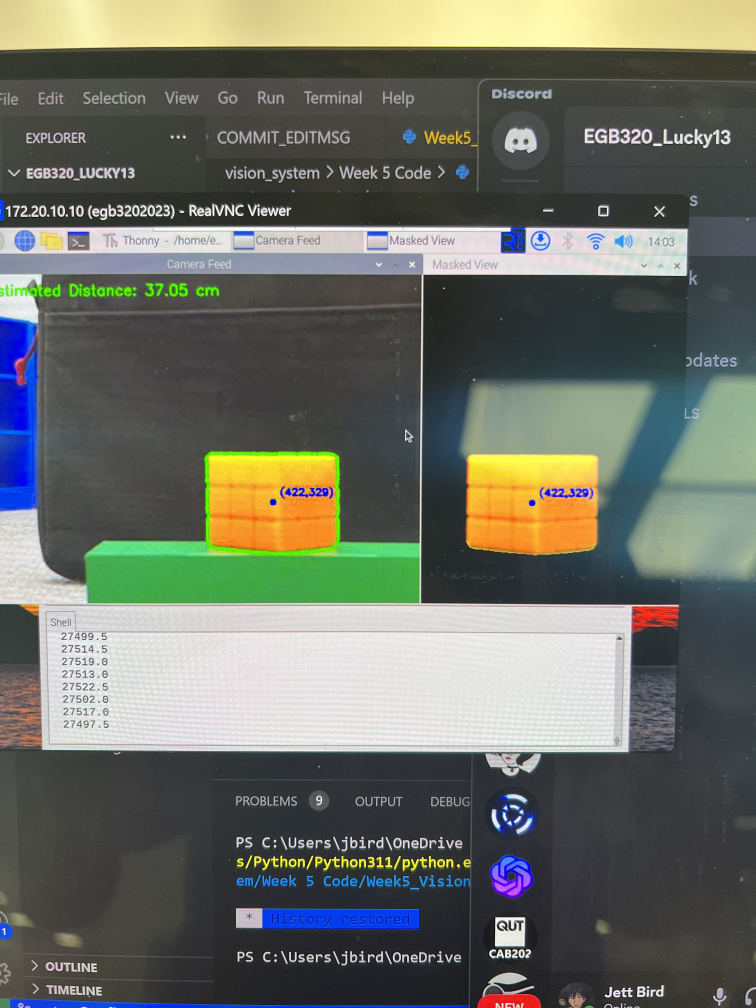
#> input picture Jett's Code Valut/Presentaion_Files/IMG_6655.jpg, 3024 x 4032 px, given in place of the camera (shown at 1/4 size)
$ python BlackDots.py
#> lines starting #> are read from the running program, lines starting #| are printed output that depends on the picture; after the words box and inside, x2 and y2 are one past the last pixel; in counts of white or black regions, pixels touching at a corner belong together
import cv2
import numpy as np
import time

# Initialize camera
cap = cv2.VideoCapture(0)

# Set camera properties
cap.set(cv2.CAP_PROP_FRAME_WIDTH, 308)
cap.set(cv2.CAP_PROP_FRAME_HEIGHT, 410)

# Initialize windows
cv2.namedWindow('Camera Feed')
cv2.namedWindow('Masked View')

# Define lower and upper bounds for Black color in HSV
lower_bound = np.array([0, 0, 0])
upper_bound = np.array([179, 255, 60])

# Camera calibration parameters (adjust as needed)
focal_length = 500  # Focal length in pixels
known_width = 10.0  # Known width of a black blob in centimeters

# Initialize variables for calculating the center point of blobs
all_blob_centroids = []

# Circular blob detection threshold
min_circularity = 0.7  # Adjust this threshold as needed


# Main loop for processing video frames
while True:
    # Capture a frame from the camera
    ret, frame = cap.read()
#> frame is the input picture: shape (4032, 3024, 3); mean B, G, R 101, 109.9, 106.3
    if not ret:
        break

    # Measure frame processing time: Start the timer
    frame_start_time = time.time()

    # Convert the frame to HSV color space
    hsv_frame = cv2.cvtColor(frame, cv2.COLOR_BGR2HSV)
#> hsv_frame: shape (4032, 3024, 3); mean H, S, V 67, 47, 119.3

    # Create a mask for the black color
    black_mask = cv2.inRange(hsv_frame, lower_bound, upper_bound)
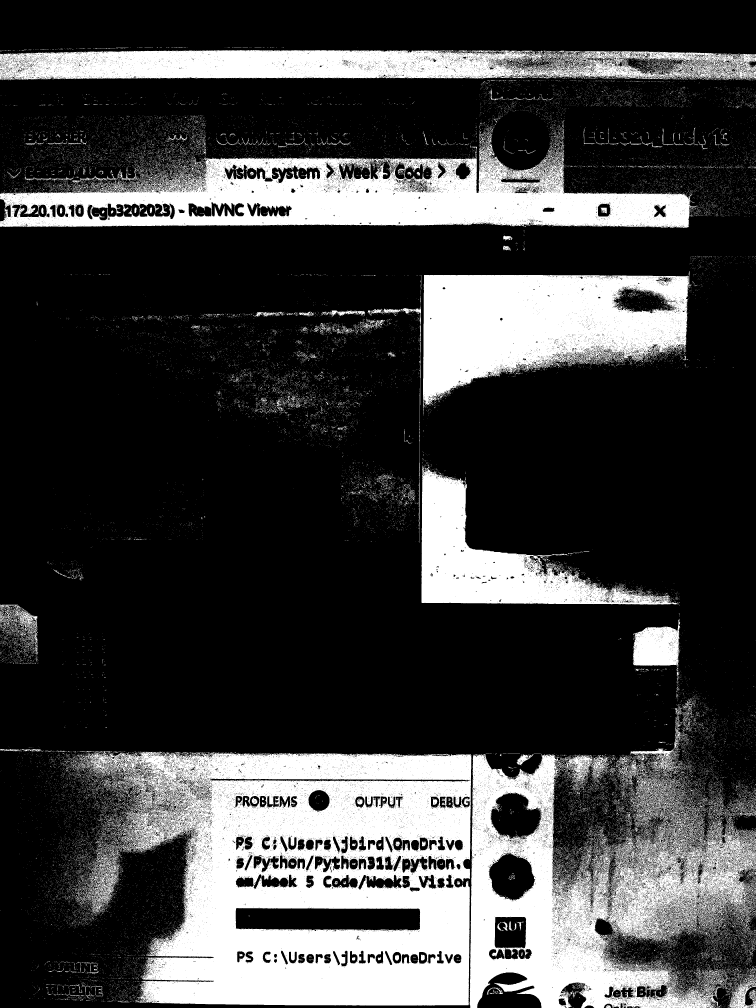
#> black_mask: shape (4032, 3024) (shown at 1/4 size); 25.4% white; 51847 white regions (50533 under 20 px)

    # Find contours in the mask
    contours, _ = cv2.findContours(black_mask, cv2.RETR_EXTERNAL, cv2.CHAIN_APPROX_SIMPLE)
#> contours = 50065 contours, 49665 with area under 20; largest, box (x1, y1, x2, y2) and area: (318, 3005, 1886, 4022) 1259949, (1878, 3015, 3024, 4032) 655106, (0, 534, 2791, 912) 560716, (1692, 1084, 2767, 1646) 386978, (0, 200, 3024, 321) 313422

    # Create a masked view using bitwise operation
    masked_view = cv2.bitwise_and(frame, frame, mask=black_mask)
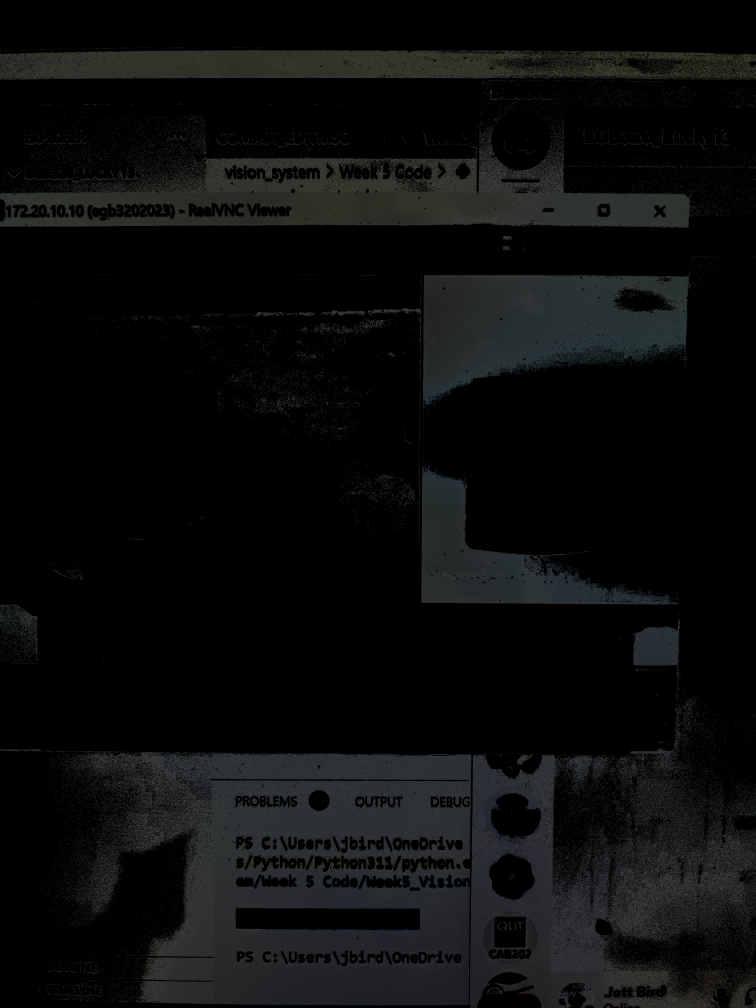
#> masked_view: shape (4032, 3024, 3) (shown at 1/4 size); mean B, G, R 12.3, 12.3, 11.6

    # Initialize a count for substantial black blobs
    blob_count = 0

    # Initialize a list to store the centroids of blobs in the current frame
    frame_blob_centroids = []

    # Initialize an empty list to store estimated distances for the current frame
    estimated_distances = []


    # Iterate through the detected contours
    for contour in contours:
        # Calculate the area of the contour
        area = cv2.contourArea(contour)
        # Define a threshold for considering a contour as a substantial blob
        min_blob_area = 1000  # Adjust this threshold as needed
        # Calculate the perimeter of the contour
        perimeter = cv2.arcLength(contour, True)

        # Check if the perimeter is zero (or very close to zero)
        if perimeter > 0:
            # Calculate circularity using the formula: (4 * pi * area) / (perimeter^2)
            circularity = (4 * np.pi * area) / (perimeter * perimeter)

            # Define a threshold for considering a contour as a substantial circular blob
            if area >= min_blob_area and circularity >= min_circularity:
                # Find the centroid (center) of the current contour
                M = cv2.moments(contour)
                if M["m00"] != 0:
                    cx = int(M["m10"] / M["m00"])
                    cy = int(M["m01"] / M["m00"])
                    centroid = (cx, cy)

                    # Append the centroid to the list of centroids for this frame
                    frame_blob_centroids.append(centroid)

                    # Increment the blob count
                    blob_count += 1

                    # Draw the contour (outline) around the blob and its centroid
                    cv2.drawContours(frame, [contour], -1, (0, 255, 0), 2)
                    cv2.circle(frame, centroid, 5, (0, 0, 255), -1)

                    # Find the bounding rectangle of the largest contour
                    x, y, w, h = cv2.boundingRect(contour)

                    # Check if the bounding rectangle touches the edge of the frame
                    edge_touching = x == 0 or y == 0 or x + w == frame.shape[1] or y + h == frame.shape[0]

                    if edge_touching:
                        # Draw a red rectangle around the largest contour
                        cv2.rectangle(frame, (x, y), (x + w, y + h), (0, 0, 255), 2)
                        cv2.putText(frame, "Edge Touching", (x, y - 10), cv2.FONT_HERSHEY_SIMPLEX, 0.5, (0, 0, 255), 2)
#> this loop made 50065 passes
#> (area, perimeter, circularity) on passes 40, 105: (145, 57.8, 0.545), (43, 128.1, 0.0329)
#> after the loop, blob_count = 0; frame_blob_centroids = []

    # Calculate the centroid of all blobs in the current frame
    if frame_blob_centroids:
        frame_centroid_x = int(np.mean([cx for (cx, cy) in frame_blob_centroids]) - (frame.shape[1] / 2))
        frame_centroid_y = int(np.mean([cy for (cx, cy) in frame_blob_centroids]))

        # Calculate and display the estimated distance for each blob
        for contour in contours:
            area = cv2.contourArea(contour)
            if area >= min_blob_area:
                # Calculate blob width
                x, y, w, h = cv2.boundingRect(contour)
                blob_width = w

                # Calculate estimated distance
                estimated_distance = (known_width * focal_length) / blob_width
                estimated_distances.append(estimated_distance)
                # Draw the estimated distance on the frame
                cv2.putText(frame, f'Distance: {estimated_distance:.2f} cm', (x, y - 20), cv2.FONT_HERSHEY_SIMPLEX, 0.4, (255, 0, 0), 2)
        # Draw the modified centroid on the frame
        cv2.circle(frame, (frame_centroid_x + int(frame.shape[1] / 2), frame_centroid_y), 3, (255, 0, 0), -1)

        # Display the modified x, y coordinates of the average center point
        cv2.putText(frame, f'Modified Center: ({frame_centroid_x}, {frame_centroid_y})', (10, 60), cv2.FONT_HERSHEY_SIMPLEX, 0.4, (0, 255, 0), 2)

    # Display the count of detected substantial black blobs
    cv2.putText(frame, f'Aisle Count: {blob_count}', (10, 30), cv2.FONT_HERSHEY_SIMPLEX, 0.4, (0, 255, 0), 2)

    # Calculate the average estimated distance for the current frame
    if estimated_distances:
        average_distance = sum(estimated_distances) / len(estimated_distances)
        # Display the average distance on the frame
        cv2.putText(frame, f'Avg. Distance: {average_distance:.2f} cm', (10, 90), cv2.FONT_HERSHEY_SIMPLEX, 0.4, (255, 0, 0), 2)

    # Display the camera feed and the masked view
    cv2.imshow('Camera Feed', frame)
    cv2.imshow('Masked View', masked_view)

    # Wait for a key press and check if it's the 'q' key to exit the loop
    key = cv2.waitKey(1)
#> (key q is pressed here)
    if key == ord('q'):
        break

# Release the camera and close all windows
cap.release()
cv2.destroyAllWindows()
